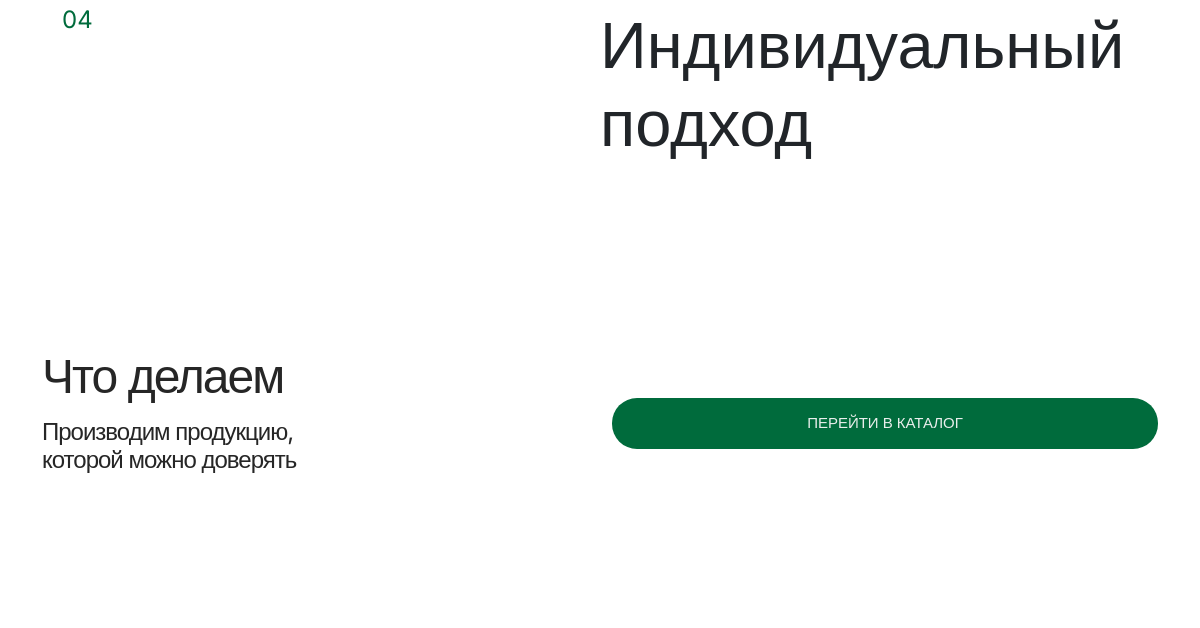
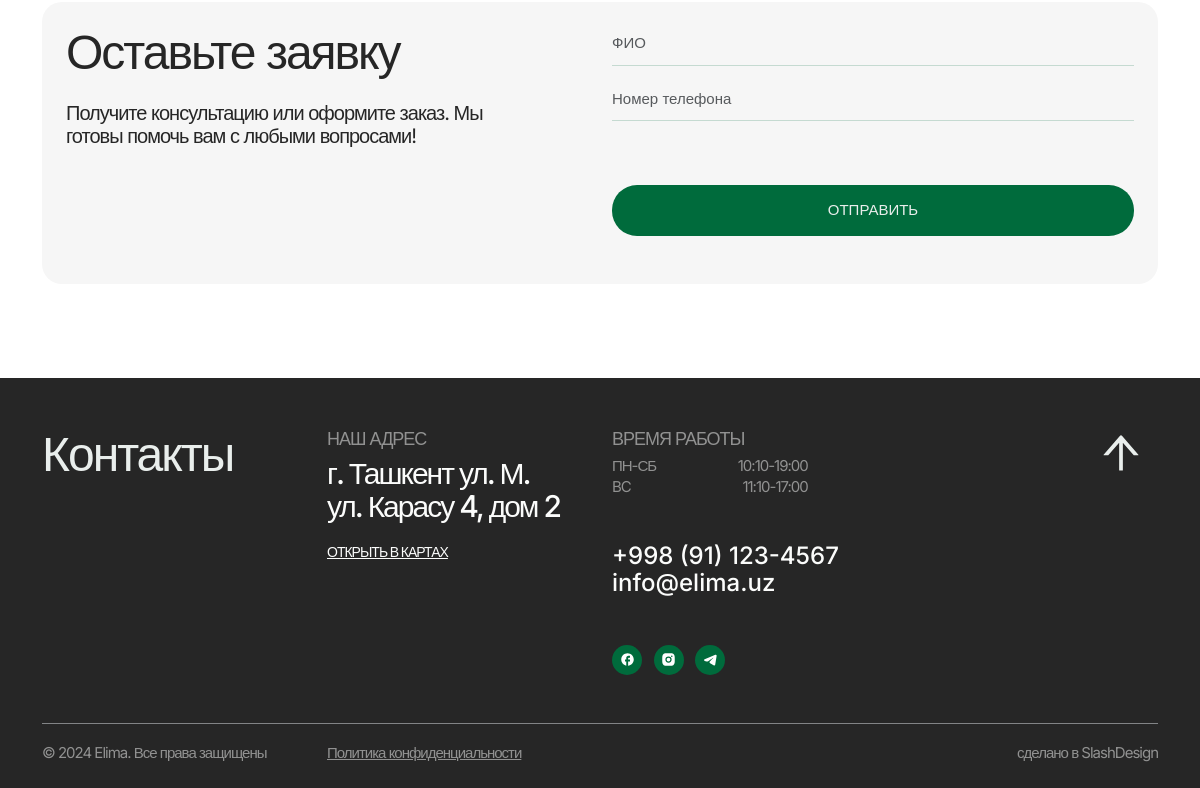
Before: /ru/about (lower part) with the older database file (2 pictures, top to bottom).
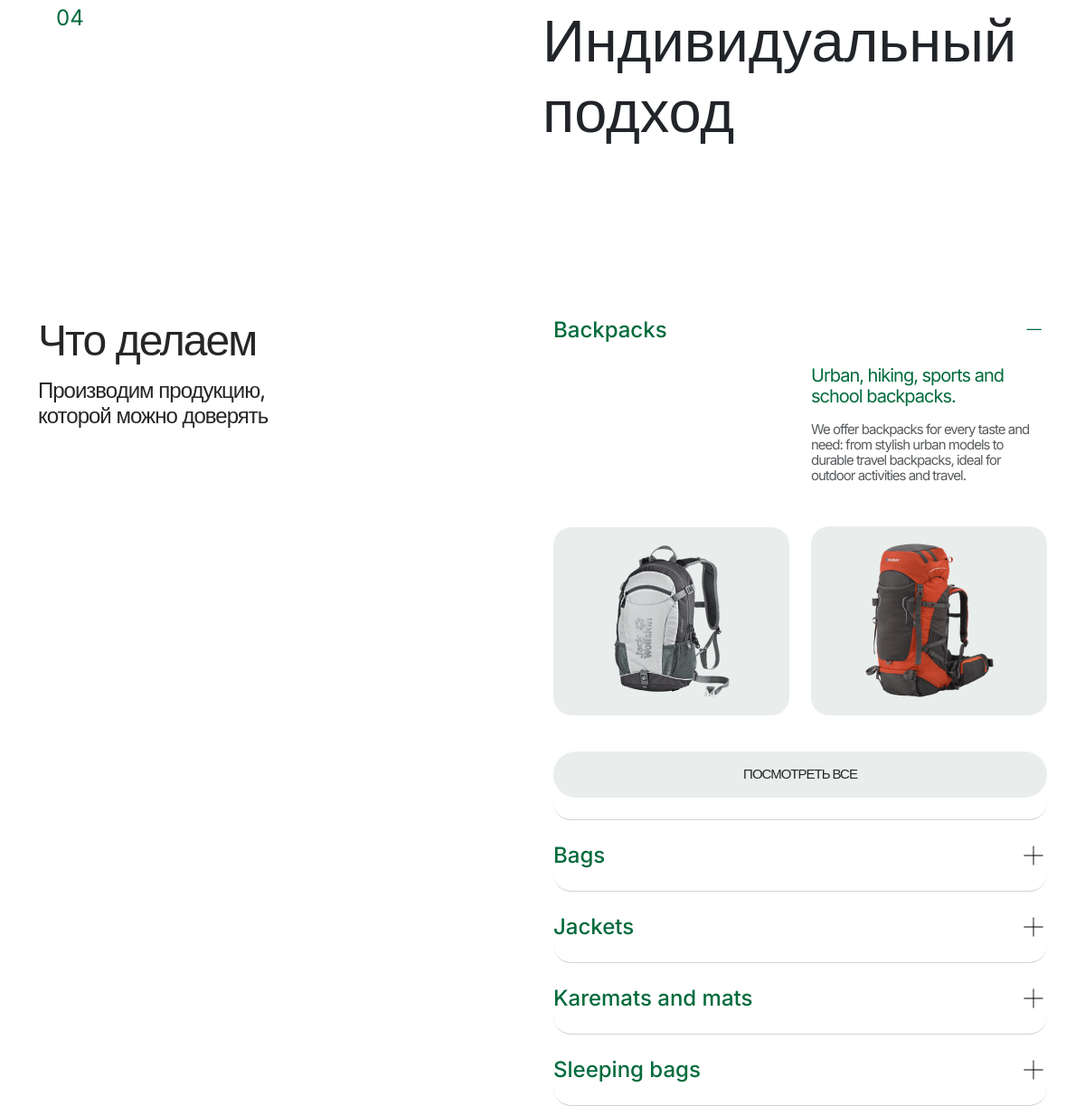
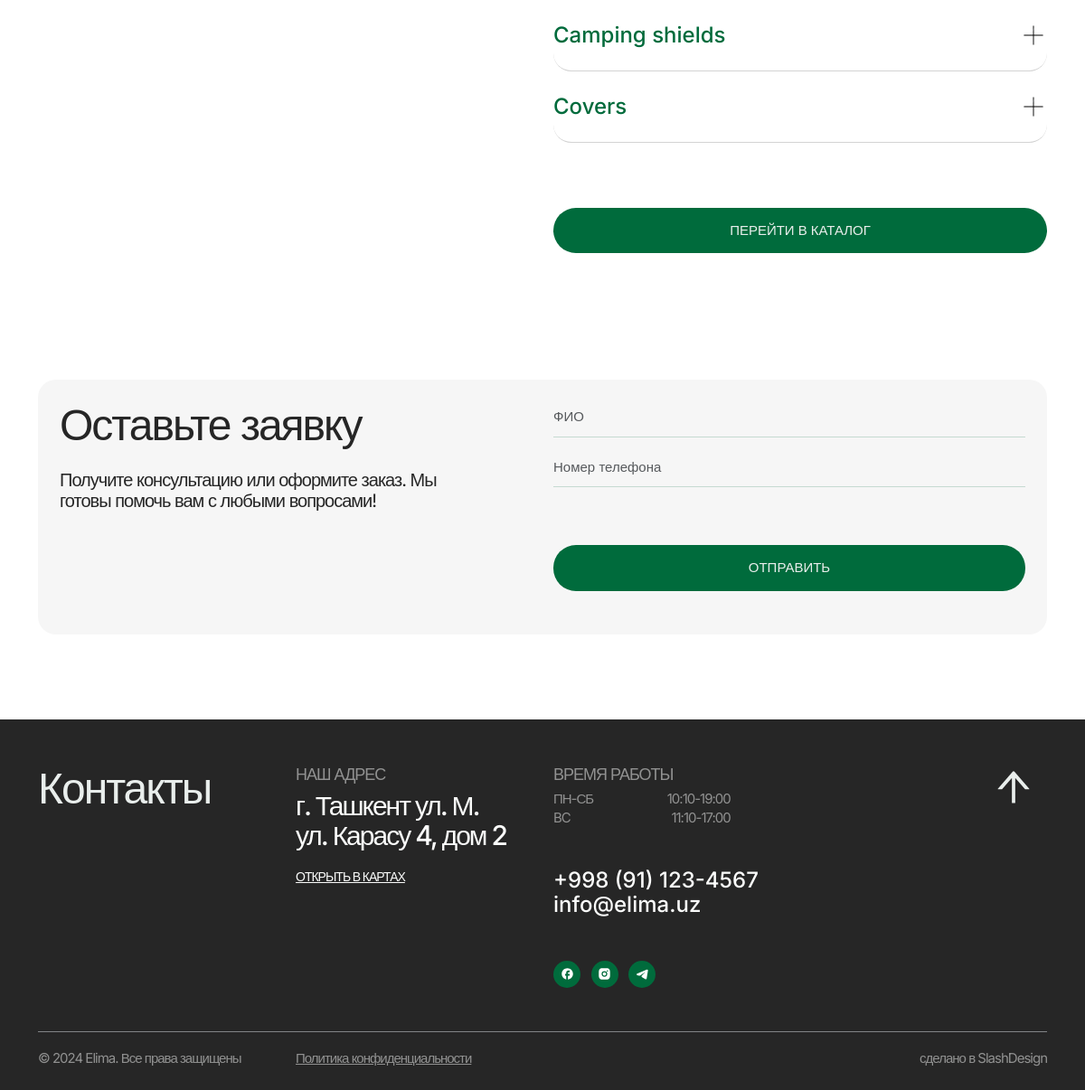
After: the same page with the newer database file (2 pictures, top to bottom).
### contentmanagement/models.py (models this page shows, shortened)
class ShowcaseCategory(models.Model):
    name = models.CharField(max_length=100)
    def __str__(self):
        return self.name

class ShowcaseProduct(models.Model):
    category = models.ForeignKey(ShowcaseCategory, on_delete=models.CASCADE, related_name='showcase_products')
    title = models.CharField(max_length=255)
    description = models.TextField()
    image_one = models.ImageField(upload_to='showcase/')
    image_two = models.ImageField(upload_to='showcase/')
    publish = models.BooleanField(default=False)

### pages/views.py (the view)
# urls.py: path('about', AboutView.as_view(), name='about'),
class AboutView(TemplateView):
    template_name = 'about.html'
    def get_context_data(self, **kwargs):
        context = super().get_context_data(**kwargs)
        context['is_about_page'] = True
        context['showcase_categories'] = ShowcaseCategory.objects.all()
        context['showcase_products'] = ShowcaseProduct.objects.filter(publish=True)
        return context

### pages/templates/about.html (shortened to what this page needs)
{% extends 'base.html' %}
{% load i18n %}
{% load static %}
{% block content %}
<div class="container">
    <section class="big-accordion">
        <div class="row mb-5">
            <div class="col-12 mt-5">
                <div class="accordion" id="accordionExample-1">
                    <div class="accordion-item" data-aos="fade-up" data-aos-duration="1500">
                        <h2 class="accordion-header">
                            <button class="display-3 accordion-button collapsed pb-4" type="button" data-bs-toggle="collapse" data-bs-target="#collapseFour-4" aria-expanded="false" aria-controls="collapseFour-4">
                                <div class="d-flex w-100 align-items-start">
                                    <div class="col-lg-6 d-flex align-items-start d-none d-lg-flex"><span class="body-1 text-accent">04</span></div>
                                    <div class="col-lg-6">
                                        {% trans 'Customized approach' %}
                                    </div>
                                </div>
                            </button>
                        </h2>
                    </div>
                </div>
            </div>
        </div>
    </section>
     <section class="faq-section" >
         <div class="row justify-content-between">
             <div class="col-lg-4 pe-5" data-aos="fade-up" data-aos-duration="1000">
                <h2 class="heading-2 mb-3">{% trans 'What we do' %}</h2>
                <p class="body-1">{% trans 'Making products you can trust' %}</p>
            </div>
             <div class="col-lg-6 mt-4 mt-lg-0">
                {% include 'contentmanagement/showcase-carousel.html' %}
             </div>
         </div>
     </section>
    <section class="leaveRequest-section mb-4" data-aos="fade-up" data-aos-duration="1100">
        <div class="bg-grey border-radius-20 px-4 pt-4 pb-5">
            <div class="row justify-content-between">
                <div class="col-lg-5">
                    <h2 class="heading-2 mb-3 mb-lg-4">{% trans 'Leave a request' %}</h2>
                    <p class="body-2 mb-4 mb-lg-0 pb-2">{% trans 'Get a consultation or place an order. We are ready to help you with any questions you may have!' %}</p>
                </div>
                <div class="col-lg-6">
                    {% include 'consultation_form.html' %}
                </div>
            </div>
        </div>
    </section>
</div>
{% endblock  %}

### contentmanagement/templates/contentmanagement/showcase-carousel.html
{% load i18n %}
<div class="accordion" id="accordionExample" data-aos="fade-up" data-aos-duration="1000">
    {% for showcase_category in showcase_categories %}
    <div class="accordion-item mb-4">
        <h2 class="accordion-header">
            <button class="heading-4 accordion-button {% if not forloop.first %}collapsed{% endif %} pb-4 text-accent" type="button"
                data-bs-toggle="collapse" data-bs-target="#collapse{{ forloop.counter }}" aria-expanded="{{ forloop.first }}" aria-controls="collapse{{ forloop.counter }}">
                {{ showcase_category }}
            </button>
        </h2>
        <div id="collapse{{ forloop.counter }}" class="accordion-collapse collapse {% if forloop.first %}show{% endif %}" data-bs-parent="#accordionExample">
            <div class="accordion-body body-2 px-0 pt-0 pb-4">
                <div class="row align-items-end">
                    {% for product in showcase_products %}
                        {% if product.category == showcase_category %}
                        <div class="col-md order-2 order-md-1">
                            <div class="bg-accent-light border-radius-20 text-center py-3">
                                <img src="{{ product.image_one.url }}" class="img-fluid" alt="{{ product.title }}">
                            </div>
                        </div>
                        <div class="col-md order-1 order-md-2 mb-4 mb-md-0">
                            <h4 class="body-2 text-accent mb-3">{{ product.title }}</h4>
                            <p class="body-3 opacity-75 mb-5">{{ product.description|truncatechars:200 }}</p>
                            <div class="bg-accent-light border-radius-20 text-center py-3">
                                <img src="{{ product.image_two.url }}" class="img-fluid" alt="{{ product.title }}">
                            </div>
                        </div>
                        <div class="col-12 mt-4 pt-3 order-3">
                            <a href="{% url 'product_list' %}" class="btn btn-accent-light w-100">{% trans "See all" %}</a>
                        </div>
                        {% endif %}
                    {% endfor %}
                </div>
            </div>
        </div>
    </div>
    {% endfor %}
     <a href="{% url 'product_list' %}" class="about-showcase-button">
        <button type="submit" class="btn btn-accent w-100 mt-5">{% trans "Go to catalog" %}</button>
     </a>
</div>

Changed rows visible on the page:
added ShowcaseCategory: name "Backpacks"
now on this page (row edited): ShowcaseProduct: image_one (picture), title "Urban, hiking, sports and school backpacks.", description "We offer backpacks for every taste and need: from stylish urban models to durable travel backpacks, ideal for outdoor activities and travel.", image_two (picture)
added ShowcaseCategory: name "Bags"
added ShowcaseCategory: name "Jackets"
added ShowcaseCategory: name "Karemats and mats"
added ShowcaseCategory: name "Sleeping bags"
added ShowcaseCategory: name "Camping shields"
added ShowcaseCategory: name "Covers"
